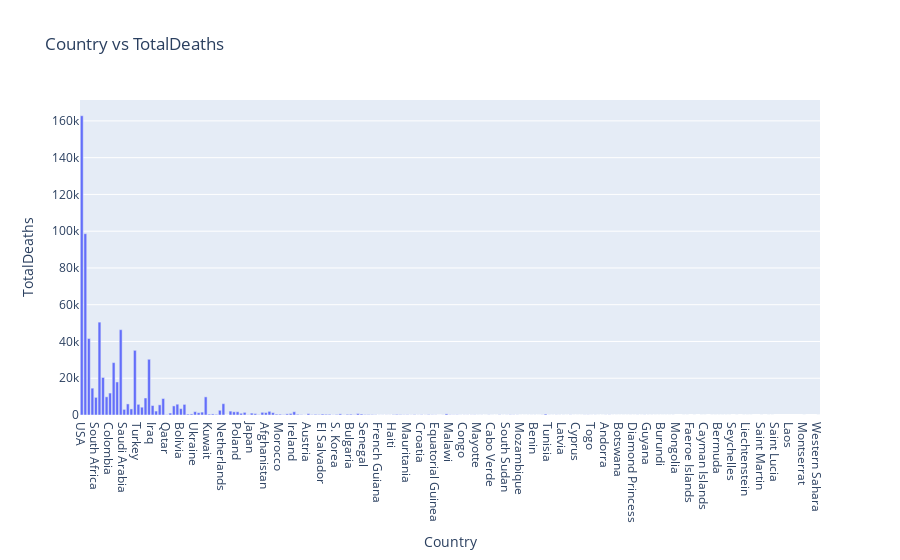

Write notebook code for a chart like this one.
### Code cell
fig = px.bar(covid,x = 'Country',y ='TotalDeaths',title = 'Country vs TotalDeaths')
fig.show()

### Figure 1 — Plotly figure (JSON) as saved in the notebook; plotly's stock layout.template omitted (floating-point values rounded to 4 significant figures; data arrays with more than 128 entries replaced by an {"elided": "..."} marker saying what was removed)
{"data": [{"alignmentgroup": "True", "hovertemplate": "Country=%{x}<br>TotalDeaths=%{y}<extra></extra>", "legendgroup": "", "marker": {"color": "#636efa", "pattern": {"shape": ""}}, "name": "", "offsetgroup": "", "orientation": "v", "showlegend": false, "textposition": "auto", "type": "bar", "x": {"elided": "209 str values"}, "xaxis": "x", "y": {"elided": "209 int values"}, "yaxis": "y"}], "layout": {"barmode": "relative", "legend": {"tracegroupgap": 0}, "title": {"text": "Country vs TotalDeaths"}, "xaxis": {"anchor": "y", "domain": [0, 1], "title": {"text": "Country"}}, "yaxis": {"anchor": "x", "domain": [0, 1], "title": {"text": "TotalDeaths"}}}}
